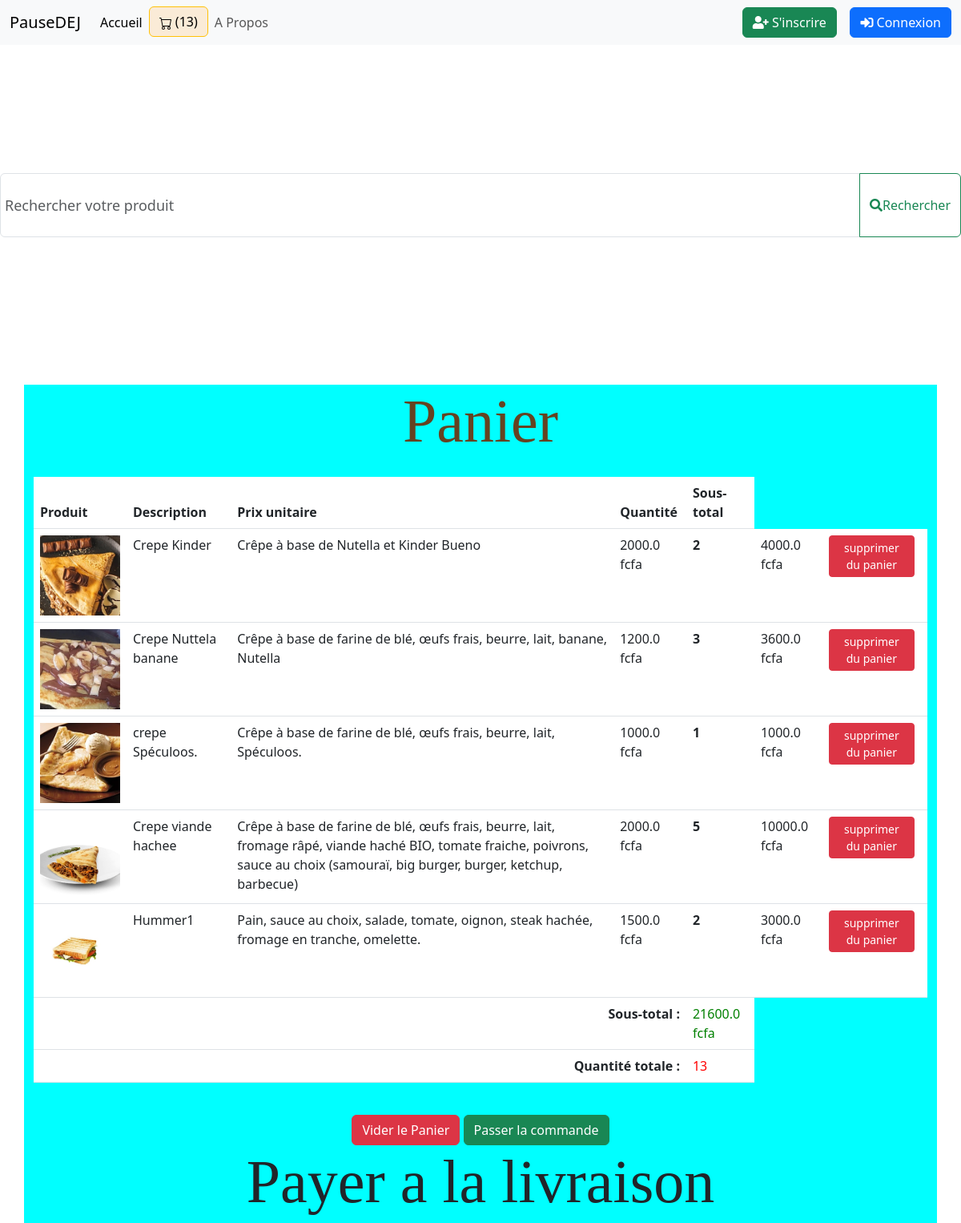
Page /panier/view_cart (signed in, upper part) on the earlier database version.
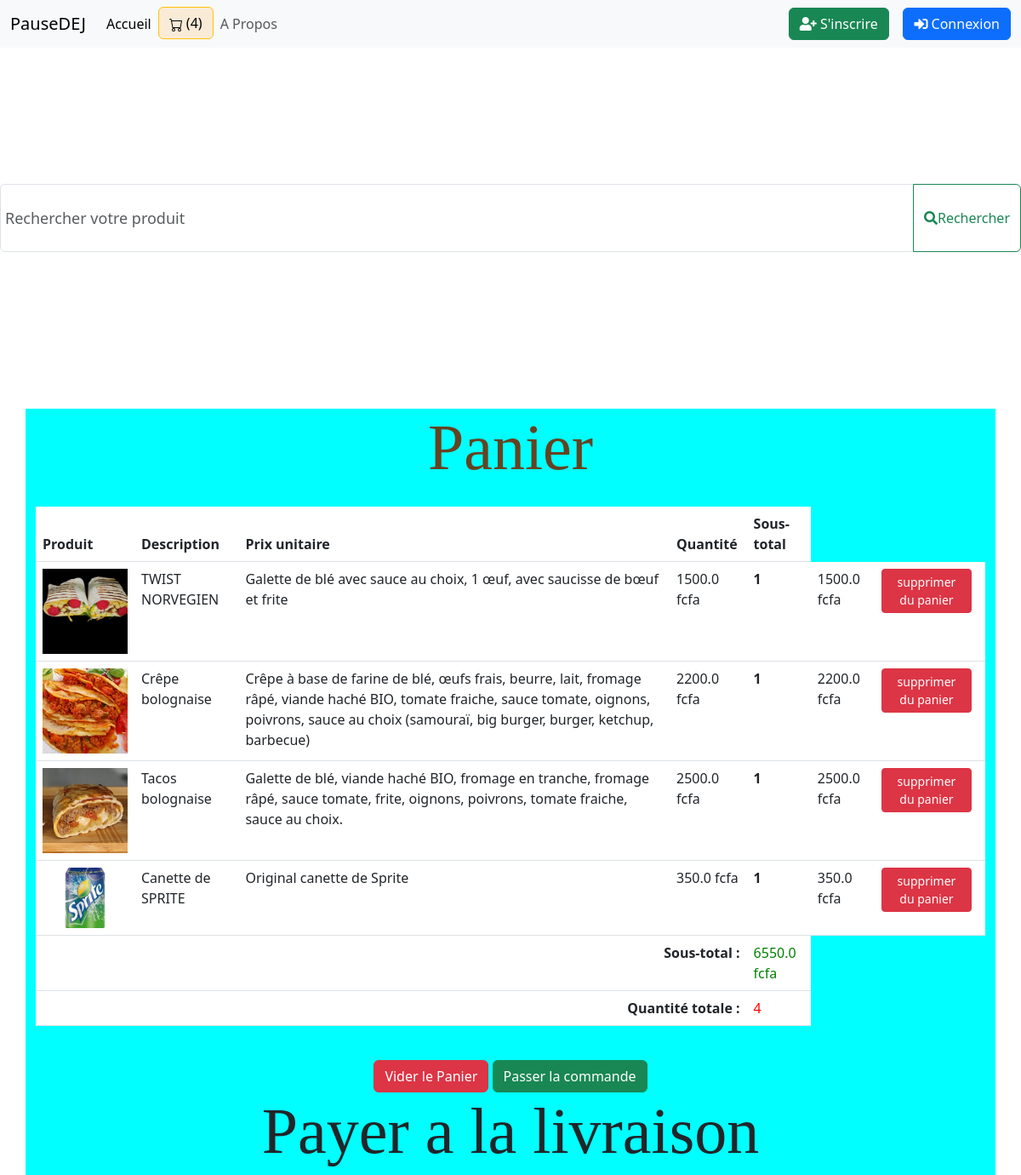
Same page on the later database version.
### panier/models.py (models this page shows, shortened)
class CartItem(models.Model):
    user = models.ForeignKey(settings.AUTH_USER_MODEL, on_delete=models.CASCADE)
    product = models.ForeignKey(Product, on_delete=models.CASCADE)
    quantity = models.PositiveIntegerField(default=0)
    def subtotal(self):
        return self.quantity * self.product.price

### produits/models.py (models this page shows, shortened)
class Product(models.Model):
    image= models.ImageField(upload_to='images/')
    title= models.CharField(max_length=150,null=True)
    price= models.FloatField(default=0.0)
    quantity=models.PositiveIntegerField(default=0)
    description=models.CharField(max_length=300,null=True)
    category=models.ForeignKey(Categorie, on_delete=models.CASCADE)

### panier/views.py (the view)
# urls.py: path('view_cart', view_cart, name='view_cart'),
@login_required
def view_cart(request):
    cart_items = CartItem.objects.filter(user=request.user)
    total_quantity = sum(item.quantity for item in cart_items)
    subtotal = sum(item.product.price * item.quantity for item in cart_items)
    context = {
        'cart_items': cart_items,
        'subtotal': subtotal,
        'total_quantity': total_quantity
    }
    return render(request, 'Panier/cart_detail.html', context)

### produits/templates/Panier/cart_detail.html (shortened to what this page needs)
{% extends 'main.html' %}
{% block content %}
<div class="container">
  <h1 style="font-family:Edwardian Script ITC; font-size: 76px;  text-align:center; color: rgb(101, 67, 33); " class="my-4">Panier</h1>
  <div class="row">
    <div class="col-md-12">
      <div class="table-responsive">
        <table class="table">
          <thead>
            <tr>
              <th scope="col">Produit</th>
              <th scope="col">Description</th>
              <th scope="col">Prix unitaire</th>
              <th scope="col">Quantité</th>
              <th scope="col">Sous-total</th>
            </tr>
          </thead>
          <tbody>
            {% for cart_item in cart_items %}
            <tr>
              <td>
                <img src="{{ cart_item.product.image.url }}" alt="{{ cart_item.product.title }}" class="img-fluid" style="max-width: 100px;">
              </td>
              <td>{{ cart_item.product.title }}</td>
              <td>{{ cart_item.product.description }}</td>
              <td>{{ cart_item.product.price }} fcfa</td>
              <td>
                <strong>{{ cart_item.quantity }}</strong>
              </td>
              <td class="subtotal">{{ cart_item.subtotal }} fcfa</td>
              <td> <a href="{% url 'supprimer_panier' product_id=cart_item.product.id %}" class="btn btn-danger btn-sm me-2">supprimer du panier</a></td>
            </tr>
            {% endfor %}
            <tr>
              <td colspan="4" class="text-end"><strong>Sous-total :</strong></td>
              <td style='color:green;' class="text-start subtotal">{{ subtotal }} fcfa</td>
            </tr>
            <tr>
              <td colspan="4" class="text-end"><strong>Quantité totale :</strong></td>
              <td style='color:red;' class="text-start ">{{ total_quantity }}</td>
            </tr>
          </tbody>
        </table>
      </div>
    </div>
  </div>
  <div class="row mt-4">
    <div class="col-md-12 text-center">
      <a href="{% url 'clear_cart' %}" class="btn btn-danger">Vider le Panier</a>
      <a href="{% url 'commande_view' %}" class="btn btn-success">Passer la commande</a>
      <h1 style='font-family:Edwardian Script ITC; font-size: 76px;'> Payer a la livraison</h1>
<link href="https://cdn.jsdelivr.net/npm/bootstrap-icons@1.7.2/font/bootstrap-icons.css" rel="stylesheet">
  </div>
</div>
  </div>
</div> <br>
{% endblock %}

### produits/templates/main.html (shortened to what this page needs)
{% load static %}
<!DOCTYPE html>
<html>
<head>
	<link rel="stylesheet" type="text/css" href="{% static 'css/style.css' %}">
	<link href="https://cdn.jsdelivr.net/npm/bootstrap@5.3.0-alpha1/dist/css/bootstrap.min.css" rel="stylesheet">
	<link rel="stylesheet" href="https://cdnjs.cloudflare.com/ajax/libs/font-awesome/5.15.3/css/all.min.css">
</head>
<body>
	{% include 'base/navbar.html' %}
	{% include 'base/product_search.html' %}
	{% block content %}
	{% endblock %}
</body>
<footer>{% include 'base/footer.html' %}</footer>
</html>

### produits/templates/base/navbar.html (shortened to what this page needs)
{% load static  %}
<header>
    <nav class="navbar navbar-expand-lg bg-body-tertiary">
        <div class="container-fluid">
            <a class="navbar-brand" href="#" >PauseDEJ</a>
            <div class="collapse navbar-collapse" id="navbarNav">
                <ul class="navbar-nav">
                    <li class="nav-item">
                        <a class="nav-link active" aria-current="page" href="{% url 'home' %}">Accueil</a>
                    </li>
                    <li class="nav-item">
                        <a style="background-color: antiquewhite;" class="btn btn-warning" href="{% url 'view_cart' %}">
                              ({{total_quantity}})
                            </a>
                    </li>
                    <li class="nav-item">
                        <a class="nav-link enabled" aria-current="page" href="{% url 'a_propos' %}">A Propos</a>
                    </li>
                </ul>
                </div>
                <ul class="navbar-nav justify-content-end">
                    <li class="nav-item">
                        <a class="btn btn-success" href="{% url 'signup' %}">
                            <i class="fas fa-user-plus"></i> S'inscrire
                        </a>
                    </li>&nbsp;&nbsp;&nbsp;&nbsp;
                    <li class="nav-item">
                        <a class="btn btn-primary" href="{% url 'login_view' %}">
                            <i class="fas fa-sign-in-alt"></i> Connexion
                        </a>
                    </li>
        </div>
    </nav>
</header>

### produits/templates/base/product_search.html (shortened to what this page needs)
{% load static %}
{% block content %}
<div class="card-body row no-gutters align-items-center">
  <form class="d-flex" role="search" method="GET" action="{% url 'rechercher_produits' %}">
      <div class="input-group">
          <input class="form-control" name="q" type="search" placeholder="Rechercher votre produit" aria-label="Search">
          <button class="btn btn-outline-success" type="submit"><i class="fa fa-search"></i>Rechercher</button>
      </div>
  </form>
</div>
{% endblock %}

### produits/templates/base/footer.html (shortened to what this page needs)
      </html>

### static/css/style.css (style rules this page uses)
.form-control { width: 100%; padding: 0.5rem; border-radius: 0.5rem; background-color: blue; }
.card-body { text-align: center; height: 400px; }
.container { background-color: aqua; }

### produits/templates/base/product_search.html (style rules this page uses)
input[type="search"] { width: 400px; height: 80px; font-size: 18px; padding: 5px; }

Differences in the rows shown:
removed CartItem: product.image (picture), product "Crepe Kinder", product.description "Crêpe à base de Nutella et Kinder Bueno", product.price "2000.0", quantity "2", subtotal "4000.0"
removed CartItem: product.image (picture), product "Crepe Nuttela banane", product.description "Crêpe à base de farine de blé, œufs frais, beurre, lait, banane, Nutella", product.price "1200.0", quantity "3", subtotal "3600.0"
removed CartItem: product.image (picture), product "crepe Spéculoos.", product.description "Crêpe à base de farine de blé, œufs frais, beurre, lait, Spéculoos.", product.price "1000.0", quantity "1", subtotal "1000.0"
removed CartItem: product.image (picture), product "Crepe viande hachee", product.description "Crêpe à base de farine de blé, œufs frais, beurre, lait, fromage râpé, viande haché BIO, tomate fraiche, poivrons, sauce au choix (samouraï, big burger, burger, ketchup, barbecue)", product.price "2000.0", quantity "5", subtotal "10000.0"
removed CartItem: product.image (picture), product "Hummer1", product.description "Pain, sauce au choix, salade, tomate, oignon, steak hachée, fromage en tranche, omelette.", product.price "1500.0", quantity "2", subtotal "3000.0"
added CartItem: product.image (picture), product "TWIST NORVEGIEN", product.description "Galette de blé avec sauce au choix, 1 œuf, avec saucisse de bœuf et frite", product.price "1500.0", quantity "1", subtotal "1500.0"
added CartItem: product.image (picture), product "Crêpe bolognaise", product.description "Crêpe à base de farine de blé, œufs frais, beurre, lait, fromage râpé, viande haché BIO, tomate fraiche, sauce tomate, oignons, poivrons, sauce au choix (samouraï, big burger, burger, ketchup, barbecue)", product.price "2200.0", quantity "1", subtotal "2200.0"
added CartItem: product.image (picture), product "Tacos bolognaise", product.description "Galette de blé, viande haché BIO, fromage en tranche, fromage râpé, sauce tomate, frite, oignons, poivrons, tomate fraiche, sauce au choix.", product.price "2500.0", quantity "1", subtotal "2500.0"
added CartItem: product.image (picture), product "Canette de SPRITE", product.description "Original canette de Sprite", product.price "350.0", quantity "1", subtotal "350.0"
Other differences:
{{ total_quantity }}: "13" → "4"
{{ subtotal }}: "21600.0" → "6550.0"
